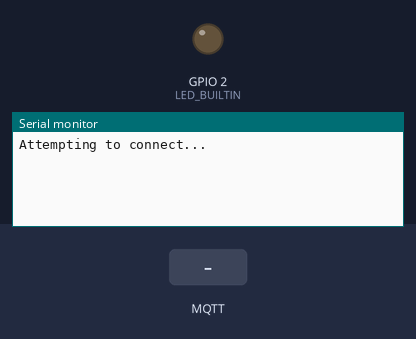
The sketch below on a simulated ESP8266 (NodeMCU). Parts: output pins drawn as LEDs (lit = HIGH, except the on-board LED, lit = LOW), the last lines printed to the serial monitor. The inputs (shaded band) are chosen by the test bench. WiFi joins after 1.5 s; servers stay silent unless stated; no MQTT or app messages arrive unless stated.

Above: at 2.7 s.
2.8 s: MQTT message "1" arrives on the first subscribed topic
At 5.8 s:
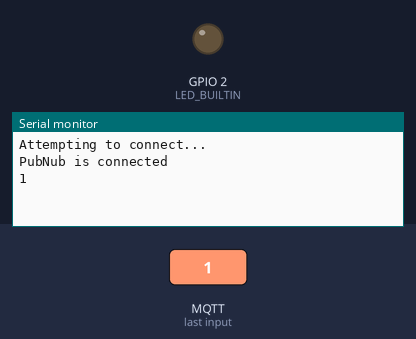
6.0 s: MQTT message "on" arrives on the first subscribed topic
At 6.9 s:
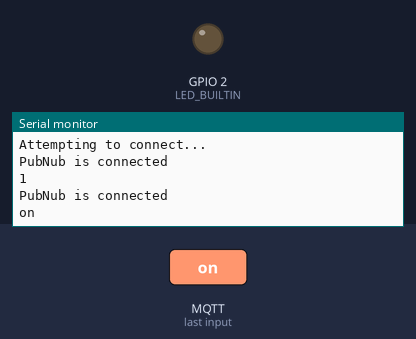
7.5 s: MQTT message "off" arrives on the first subscribed topic
At 8.6 s:
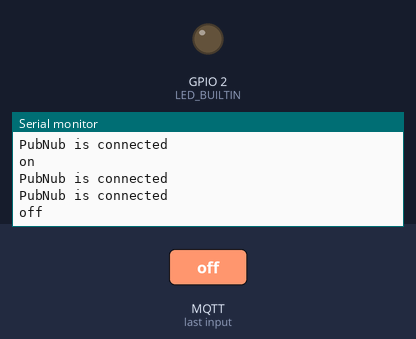

Measured:
- after the input at 2.8 s, the serial monitor: prints a new line after 2.3 s (image 1)
- after the input at 6.0 s, the serial monitor: prints a new line after 0.05 s (image 2)
- after the input at 7.5 s, the serial monitor: prints a new line after 0.55 s (image 3)

The sketch:

esp8266_pubnub.ino
```cpp
// PubNub MQTT example using ESP8266.
#include <ESP8266WiFi.h>
#include <PubSubClient.h>
// Connection info.
const char* ssid = "YOUR_NETWORK_SSID";
const char* password =  "YOUR_NETWORK_PASSWORD";
const char* mqttServer = "mqtt.pndsn.com";
const int mqttPort = 1883;
const char* clientID = "YOUR_PUB_KEY_HERE/YOUR_SUB_KEY_HERE/CLIENT_ID";
const char* channelName = "hello_world";
int state = 0;
WiFiClient MQTTclient;
PubSubClient client(MQTTclient);
void callback(char* topic, byte* payload, unsigned int length) {
  String payload_buff;
  for (int i = 0; i < length; i++) {
    payload_buff = payload_buff + String((char)payload[i]);
    if (payload_buff == "\"on\"") {
      state = 1;
      digitalWrite(LED_BUILTIN, LOW);
    } else if (payload_buff == "\"off\"") {
      state = 0;
      digitalWrite(LED_BUILTIN, HIGH);
    }
  }
  Serial.println(payload_buff); // Print out messages.
}
long lastReconnectAttempt = 0;
long lastState = 0;
boolean reconnect() {
  if (client.connect(clientID)) {
    client.subscribe(channelName); // Subscribe.
  }
  return client.connected();
}
void setup() {
  Serial.begin(9600);
  pinMode(LED_BUILTIN, OUTPUT);
  digitalWrite(LED_BUILTIN, HIGH);
  Serial.println("Attempting to connect...");
  WiFi.begin(ssid, password); // Connect to WiFi.
  if (WiFi.waitForConnectResult() != WL_CONNECTED) {
    Serial.println("Couldn't connect to WiFi.");
    while (1) delay(100);
  }
  client.setServer(mqttServer, mqttPort); // Connect to PubNub.
  client.setCallback(callback);
  lastReconnectAttempt = 0;
}
void loop() {
  if (!client.connected()) {
    long now = millis();
    if (now - lastReconnectAttempt > 5000) { // Try to reconnect.
      lastReconnectAttempt = now;
      if (reconnect()) { // Attempt to reconnect.
        lastReconnectAttempt = 0;
      }
    }
  } else { // Connected.
    Serial.println("PubNub is connected");
    client.loop();
    long now = millis();
    if (now - lastState > 4000) {
      lastState = now;
      if (state == 1) {
        client.publish(channelName, "{\"state\": \"on\"}");
      } else {
        client.publish(channelName, "{\"state\": \"off\"}");
      }
    }
    delay(1000);
  }
}
```
